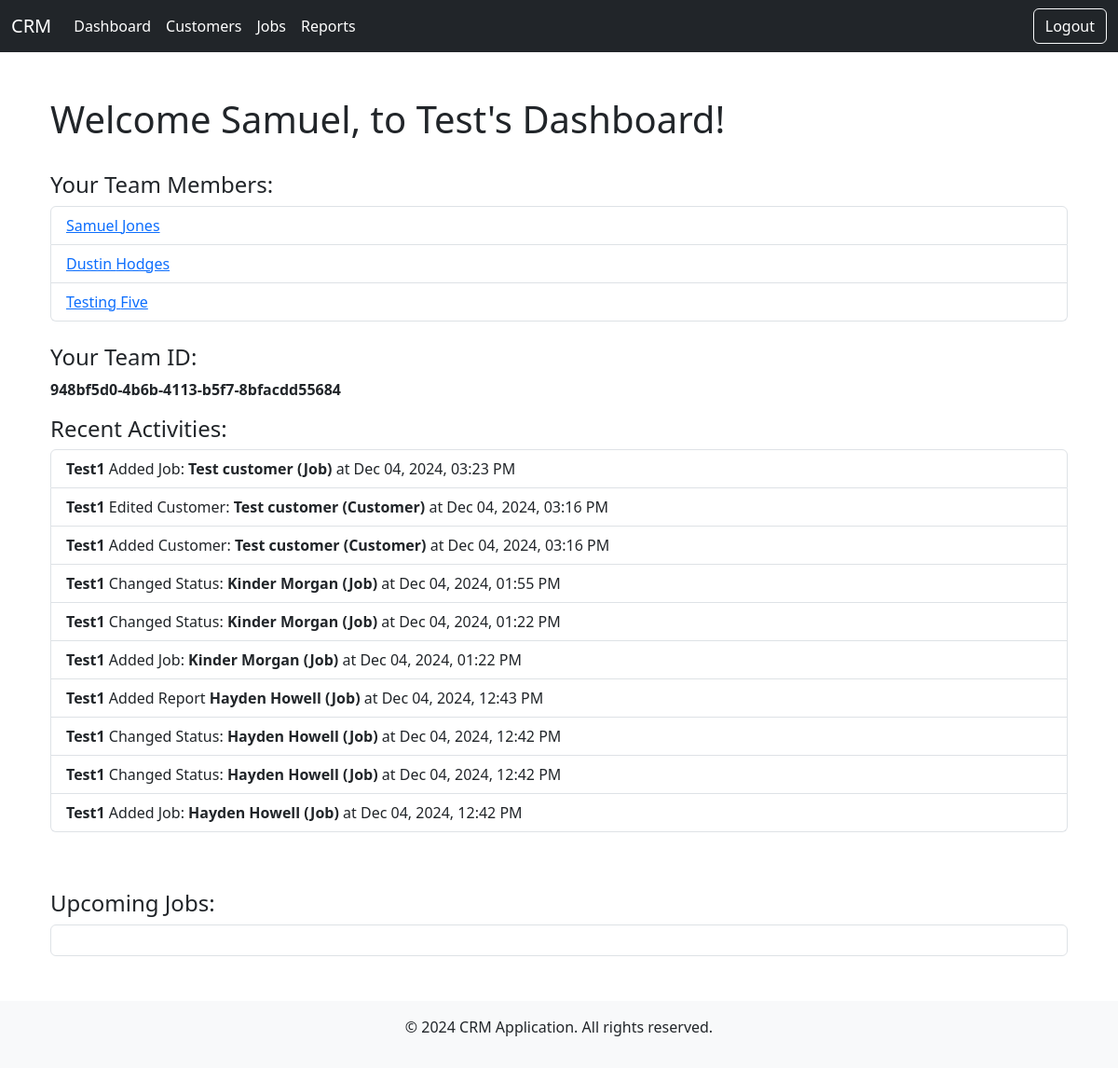
Screenshot of /teams/team-dashboard/test-1/ (signed in) with the database file from the repository.
### teams/models.py (models this page shows, shortened)
class TeamMember(models.Model):
    team = models.ForeignKey(Team, on_delete=models.CASCADE)
    user = models.ForeignKey(settings.AUTH_USER_MODEL, on_delete=models.CASCADE)
    ACCESS_LEVEL = (
        (1, 'View Only'),
        (2, 'Add Customers and Jobs'),
        (3, 'Manage Team Members'),
        (4, 'Full Access'),
    )
    access_level = models.IntegerField(choices=ACCESS_LEVEL, default=1)
    class Meta:
        unique_together = ('team', 'user')

class Team(models.Model):
    id = models.UUIDField(primary_key=True, default=uuid.uuid4, editable=False)
    name = models.CharField(max_length=100)
    slug = models.SlugField(max_length=50, unique=True, blank=True)
    creator = models.ForeignKey(User, on_delete=models.CASCADE, null=True)
    members = models.ManyToManyField(User, related_name='teams', blank=True)

class ActivityLog(models.Model):
    ACTION_CHOICES = [
        ('created', 'Created'),
        ('updated', 'Updated'),
        ('deleted', 'Deleted'),
        ('completed', 'Completed'),
    ]
    team_member = models.ForeignKey(TeamMember, on_delete=models.SET_NULL, null=True)
    action = models.CharField(max_length=20, choices=ACTION_CHOICES)
    affected_object = models.CharField(max_length=255)  # To store a description of the affected object
    timestamp = models.DateTimeField(default=timezone.now)

### accounts/models.py (models this page shows)
class CustomUser(AbstractUser):
    first_name = models.CharField(max_length=255, blank=True)
    last_name = models.CharField(max_length=255, blank=True)
    phone_number = models.CharField(max_length=15, blank=True)
    profile_picture = models.ImageField(upload_to='profile_pics/', blank=True, null=True)
    ROLE_CHOICES = [
        ('viewer', 'Viewer'),
        ('editor', 'Editor'),
        ('manager', 'Manager'),
    ]
    role = models.CharField(max_length=10, choices=ROLE_CHOICES, default='viewer')
    is_active = models.BooleanField(default=True)
    date_of_birth = models.DateField(blank=True, null=True)
    groups = models.ManyToManyField(
        'auth.Group',
        related_name='custom_user_groups',
        blank=True
    )
    user_permissions = models.ManyToManyField(
        'auth.Permission',
        related_name='custom_user_permissions',
        blank=True
    )

### teams/views.py (the view)
# urls.py: path('team-dashboard/<slug:team_slug>/', views.team_dashboard, name='team_dashboard'),
@login_required
def team_dashboard(request, team_slug):
    team = get_object_or_404(Team, slug=team_slug)
    user = request.user
    team_redirect(user, team.id)
    user_team = user.teams.first()
    team_member = TeamMember.objects.get(team=user_team, user=user)
    access_level = team_member.access_level
    threshold_time = now() - timedelta(days=1)
    recent_logs = None
    if team_member.access_level >= 3:
        recent_logs = ActivityLog.objects.filter(team_member__team=team).order_by('-timestamp')[:10]
    if access_level >= 3:
        jobs = Job.objects.filter(start_time__gte=threshold_time, team_member__team=team).exclude(job_status='Completed')
    else:
        jobs = Job.objects.filter(start_time__gte=threshold_time, team_member=team_member).exclude(job_status='Completed')
    jobs_events = [
        {
            'title': job.customer.name,
            'start': localtime(job.start_time).isoformat(),
            'url': reverse('jobs:job_details', args=[job.pk]),
            'priority': job.priority,  # Add priority to the extended props for color coding
        }
        for job in jobs
    ]
    if request.user not in team.members.all():
        return redirect('dashboard')
    context = {
        'team_name': team.name,
        'user_team': team,
        'team_member': team_member,
        'access_level': access_level,
        'recent_logs': recent_logs,
        'jobs_events_json': json.dumps(jobs_events, cls=DjangoJSONEncoder),  # Pass the jobs as JSON
    }
    return render(request, 'teams/dashboard.html', context)

### context_processors.py (called while the page is built, shortened)
def access_level_context(request):
    return {}

### teams/views.py (called while the page is built)
def team_redirect(user, team_id):
    try:
        user_team = TeamMember.objects.get(user=user).team
    except TeamMember.DoesNotExist:
        raise PermissionDenied("You are not a member of any team.")
    if user_team.id != team_id:
        raise PermissionDenied("Access denied. You cannot view resources from other teams.")

### teams/templates/teams/dashboard.html (shortened to what this page needs)
{% extends "base.html" %}
{% block content %}
{% load custom_filters %}
    <div class="container my-5">
        <div class="d-flex justify-content-between align-items-center mb-4">
            <h1>
                Welcome
                {% if team_member.user.first_name %}
                    {{ team_member.user.first_name }},
                {% else %}
                    {{ team_member.user.username }},
                {% endif %}
                to {{ team_name }}'s Dashboard!
            </h1>
        </div>
        <div class="mb-4">
            <h4>Your Team Members:</h4>
            <ul class="list-group">
                {% for member in user_team.members.all %}
                    <li class="list-group-item">
                        <a href="{% url 'team_member_profile' team_slug=user_team.slug member_id=member.id %}">
                            {% if member.first_name or member.last_name %}
                                {{ member.first_name }} {{ member.last_name }}
                            {% else %}
                                {{ member.username }}
                            {% endif %}
                        </a>
                    </li>
                {% endfor %}
            </ul>
        </div>
        {% if access_level >= 3 %}
            <div class="mb-4">
                <h4>Your Team ID:</h4>
                <p><strong>{{ user_team.id }}</strong></p>
                {% if recent_logs %}
                    <h4>Recent Activities:</h4>
                    <ul class="list-group">
                        {% for log in recent_logs %}
                            <li class="list-group-item">
                                <strong>{{ log.team_member.user.username }}</strong>
                                {{ log.action }}
                                <strong>{{ log.affected_object }}</strong>
                                at {{ log.timestamp|date:"M d, Y, h:i A" }}
                            </li>
                        {% endfor %}
                    </ul>
                    <a href="{% url 'full_activity_log' %}" class="btn btn-link">View all activity logs</a>
                {% else %}
                    <p>No recent activities.</p>
                {% endif %}
            </div>
        {% endif %}
        <div class="mb-4">
            <h4>Upcoming Jobs:</h4>
            <div id="calendar" class="border rounded p-3"></div>
        </div>
    </div>
{% endblock %}

### static/custom.css (style rules this page uses)
.navbar-brand, .nav-link, .btn { color: #ffffff !important; }

### rows the page displays
TeamMember: user.first_name "Samuel"
Team: name "Test", id "948bf5d0-4b6b-4113-b5f7-8bfacdd55684"
CustomUser: first_name "Samuel", last_name "Jones"
CustomUser: first_name "Dustin", last_name "Hodges"
CustomUser: first_name "Testing", last_name "Five"
ActivityLog: team_member.user.username "Test1", action "Added Job:", affected_object "Test customer (Job)", timestamp "Dec 04, 2024, 03:23 PM"
ActivityLog: team_member.user.username "Test1", action "Edited Customer:", affected_object "Test customer (Customer)", timestamp "Dec 04, 2024, 03:16 PM"
ActivityLog: team_member.user.username "Test1", action "Added Customer:", affected_object "Test customer (Customer)", timestamp "Dec 04, 2024, 03:16 PM"
ActivityLog: team_member.user.username "Test1", action "Changed Status:", affected_object "Kinder Morgan (Job)", timestamp "Dec 04, 2024, 01:55 PM"
ActivityLog: team_member.user.username "Test1", action "Changed Status:", affected_object "Kinder Morgan (Job)", timestamp "Dec 04, 2024, 01:22 PM"
ActivityLog: team_member.user.username "Test1", action "Added Job:", affected_object "Kinder Morgan (Job)", timestamp "Dec 04, 2024, 01:22 PM"
ActivityLog: team_member.user.username "Test1", action "Added Report", affected_object "Hayden Howell (Job)", timestamp "Dec 04, 2024, 12:43 PM"
ActivityLog: team_member.user.username "Test1", action "Changed Status:", affected_object "Hayden Howell (Job)", timestamp "Dec 04, 2024, 12:42 PM"
ActivityLog: team_member.user.username "Test1", action "Changed Status:", affected_object "Hayden Howell (Job)", timestamp "Dec 04, 2024, 12:42 PM"
ActivityLog: team_member.user.username "Test1", action "Added Job:", affected_object "Hayden Howell (Job)", timestamp "Dec 04, 2024, 12:42 PM"

### other values shown
{{ current_year|default:2024 }} "2024"
